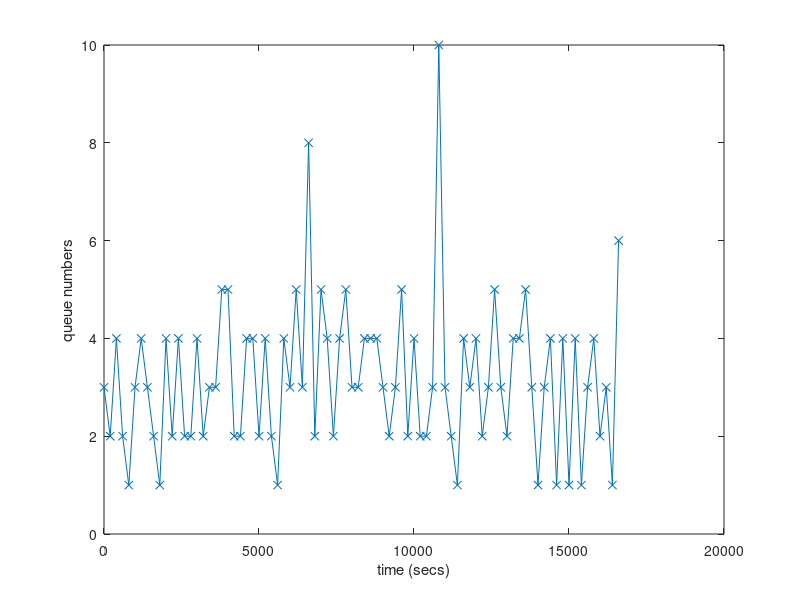
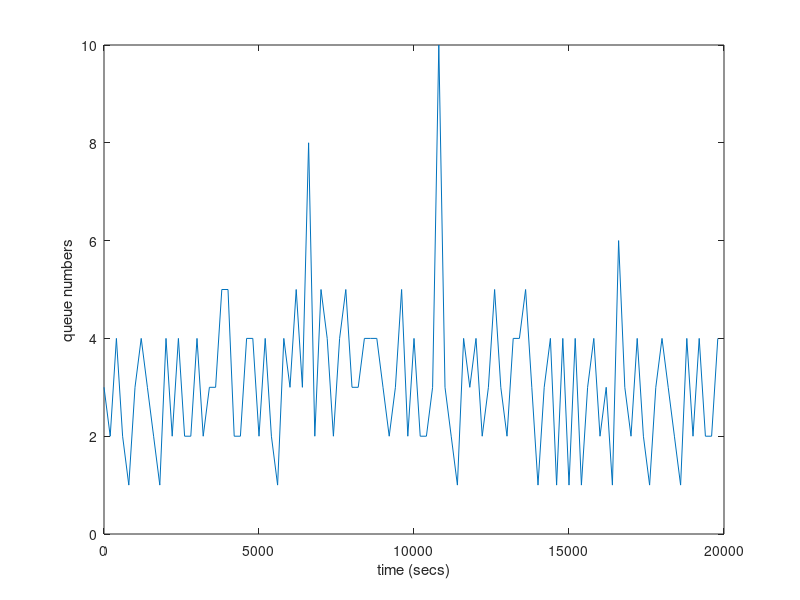

The MATLAB source for these figures, in order:
clear; close all;

lambda = 2;
numChanges = 500;
QUEUE_MAX = 10;
QUEUE_MIN = 1;
interval = 100*2;   

toWrite = zeros(1,numChanges);

traceNum = 2;

if traceNum==0
    temp = poissrnd(lambda,1,numChanges);
    QueueNum = round(temp/max(temp)*(QUEUE_MAX-QUEUE_MIN)) + QUEUE_MIN;
else
    if traceNum==1 % facebook
        cycle = [800 700 1100 1800 1100 1500 600 1050 900 700 800  1000 ...
                 400 700 1200 1600 1900 1200 2000 1100 800 600 900 400 ...
                 400 1000 900 800  1500 1100 1300 1000 800  1100 700 600 ...
                 500 1050 700 2000 1600 1100 1105 600  1000 800 900 600 ...
                 500 700 800  1000 1500 1250 1200 1900 1000 800 600 500 ...
                 400 600 2000 1500 1800 1000 1200 1000 800 1100 600 400 ...
                 300 800 800  600  1100 1100 800 900 600 1100 600 1100 ...
                 ];
    elseif traceNum==2 % CC
        cycle = [60 30 70 40 20 60 80 50 40 20 70 30 ...
                 80 30 40 75 40 55 55 90 90 30 30 70 ...
                 80 35 70 45 25 80 60 100 50 150 30 100 ...
                 80 40 70 100 60 50 80 70 80 60 30 50 ...
                 90 30 70 40 30 50 190 50 30 20 70 50 ...
                 80 30 50 90 50 40 70 80 90 50 20 60  ...
                 80 20 70 20 70 20 60 70 30 60 20 120  ...
                 ];
    end
    
    cycle = round(cycle/max(cycle)*(QUEUE_MAX));     
    t = 0:interval:interval*(length(cycle)-1);
    figure;
    plot(t,cycle,'x-');
    xlabel('time (secs)');
    ylabel('queue numbers');
    ylim([0 max(cycle)]);
    
    for j=1:length(cycle): numChanges
        startIdx = j;
        endIdx = min(j + length(cycle)-1,numChanges);
        temp = cycle(1:endIdx-startIdx+1);
        QueueNum(startIdx:endIdx) = temp;
    end
    
    QueueNum = round(QueueNum/max(QueueNum)*(QUEUE_MAX));
end

csvwrite('queue_nums.csv',QueueNum);

% fprintf('int[] QUEUE_NUM = {');
% for i=1:numChanges
%     fprintf('%d,',QueueNum);
% end
% fprintf('}');
interval = 100*2;
range = 100;
t = 0:interval:interval*(range-1);

figure;
plot(t,QueueNum(1:range));
ylim([0 max(QueueNum)]);
xlabel('time (secs)');
ylabel('queue numbers');